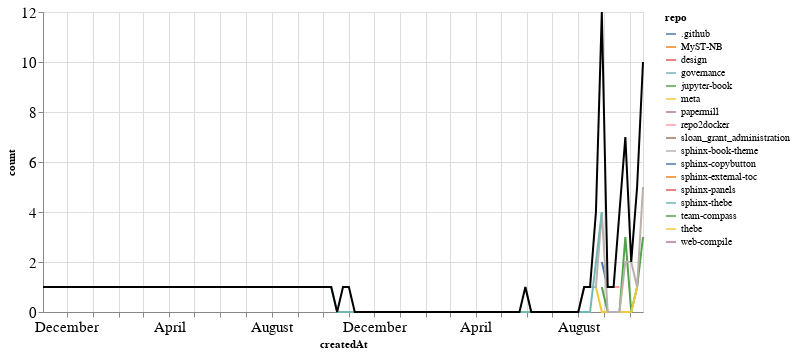

The code cell stored with this chart in its notebook:
### Markdown cell above
### PRs

### Code cell
prs_time = prs.groupby('repo').resample('W', on='createdAt').count()['author'].reset_index()
prs_time = prs_time.rename(columns={'author': 'count'})
prs_time_total = prs_time.groupby('createdAt').agg({"count": "sum"}).reset_index()

ch1 = alt.Chart(prs_time, width=600).mark_line().encode(
    x='createdAt',
    y='count',
    color='repo',
    tooltip="repo"
)

ch2 = alt.Chart(prs_time_total, width=600).mark_line(color="black").encode(
    x='createdAt',
    y='count',
)

ch1 + ch2

### Figure 1 — Vega-Lite specification as saved in the notebook (floating-point values rounded to 4 significant figures)
{"config": {"axisLeft": {"labelFontSize": 15}, "axisBottom": {"labelFontSize": 15}}, "layer": [{"data": {"name": "data-e084f6908e0edf66df238e21b381bb73"}, "mark": "line", "encoding": {"color": {"type": "nominal", "field": "repo"}, "tooltip": {"type": "nominal", "field": "repo"}, "x": {"type": "temporal", "field": "createdAt"}, "y": {"type": "quantitative", "field": "count"}}, "width": 600}, {"data": {"name": "data-8038bc462b9f31dacfcc30e4f915e721"}, "mark": {"type": "line", "color": "black"}, "encoding": {"x": {"type": "temporal", "field": "createdAt"}, "y": {"type": "quantitative", "field": "count"}}, "width": 600}], "$schema": "https://vega.github.io/schema/vega-lite/v4.8.1.json", "datasets": {"data-e084f6908e0edf66df238e21b381bb73": [{"repo": ".github", "createdAt": "2021-08-29T00:00:00", "count": 2}, {"repo": ".github", "createdAt": "2021-09-05T00:00:00", "count": 1}, {"repo": "MyST-NB", "createdAt": "2021-10-10T00:00:00", "count": 1}, {"repo": "design", "createdAt": "2019-11-03T00:00:00", "count": 1}, {"repo": "governance", "createdAt": "2021-09-19T00:00:00", "count": 2}, {"repo": "jupyter-book", "createdAt": "2021-08-29T00:00:00", "count": 1}, {"repo": "jupyter-book", "createdAt": "2021-09-05T00:00:00", "count": 0}, {"repo": "jupyter-book", "createdAt": "2021-09-12T00:00:00", "count": 0}, {"repo": "jupyter-book", "createdAt": "2021-09-19T00:00:00", "count": 0}, {"repo": "jupyter-book", "createdAt": "2021-09-26T00:00:00", "count": 3}, {"repo": "jupyter-book", "createdAt": "2021-10-03T00:00:00", "count": 0}, {"repo": "jupyter-book", "createdAt": "2021-10-10T00:00:00", "count": 1}, {"repo": "jupyter-book", "createdAt": "2021-10-17T00:00:00", "count": 3}, {"repo": "meta", "createdAt": "2021-08-22T00:00:00", "count": 1}, {"repo": "meta", "createdAt": "2021-08-29T00:00:00", "count": 0}, {"repo": "meta", "createdAt": "2021-09-05T00:00:00", "count": 0}, {"repo": "meta", "createdAt": "2021-09-12T00:00:00", "count": 0}, {"repo": "meta", "createdAt": "2021-09-19T00:00:00", "count": 0}, {"repo": "meta", "createdAt": "2021-09-26T00:00:00", "count": 0}, {"repo": "meta", "createdAt": "2021-10-03T00:00:00", "count": 0}, {"repo": "meta", "createdAt": "2021-10-10T00:00:00", "count": 1}, {"repo": "papermill", "createdAt": "2021-08-29T00:00:00", "count": 1}, {"repo": "repo2docker", "createdAt": "2021-09-12T00:00:00", "count": 1}, {"repo": "repo2docker", "createdAt": "2021-09-19T00:00:00", "count": 1}, {"repo": "sloan_grant_administration", "createdAt": "2021-10-10T00:00:00", "count": 1}, {"repo": "sphinx-book-theme", "createdAt": "2021-05-30T00:00:00", "count": 1}, {"repo": "sphinx-book-theme", "createdAt": "2021-06-06T00:00:00", "count": 0}, {"repo": "sphinx-book-theme", "createdAt": "2021-06-13T00:00:00", "count": 0}, {"repo": "sphinx-book-theme", "createdAt": "2021-06-20T00:00:00", "count": 0}, {"repo": "sphinx-book-theme", "createdAt": "2021-06-27T00:00:00", "count": 0}, {"repo": "sphinx-book-theme", "createdAt": "2021-07-04T00:00:00", "count": 0}, {"repo": "sphinx-book-theme", "createdAt": "2021-07-11T00:00:00", "count": 0}, {"repo": "sphinx-book-theme", "createdAt": "2021-07-18T00:00:00", "count": 0}, {"repo": "sphinx-book-theme", "createdAt": "2021-07-25T00:00:00", "count": 0}, {"repo": "sphinx-book-theme", "createdAt": "2021-08-01T00:00:00", "count": 0}, {"repo": "sphinx-book-theme", "createdAt": "2021-08-08T00:00:00", "count": 1}, {"repo": "sphinx-book-theme", "createdAt": "2021-08-15T00:00:00", "count": 1}, {"repo": "sphinx-book-theme", "createdAt": "2021-08-22T00:00:00", "count": 1}, {"repo": "sphinx-book-theme", "createdAt": "2021-08-29T00:00:00", "count": 4}, {"repo": "sphinx-book-theme", "createdAt": "2021-09-05T00:00:00", "count": 0}, {"repo": "sphinx-book-theme", "createdAt": "2021-09-12T00:00:00", "count": 0}, {"repo": "sphinx-book-theme", "createdAt": "2021-09-19T00:00:00", "count": 0}, {"repo": "sphinx-book-theme", "createdAt": "2021-09-26T00:00:00", "count": 2}, {"repo": "sphinx-book-theme", "createdAt": "2021-10-03T00:00:00", "count": 2}, {"repo": "sphinx-book-theme", "createdAt": "2021-10-10T00:00:00", "count": 1}, {"repo": "sphinx-book-theme", "createdAt": "2021-10-17T00:00:00", "count": 5}, {"repo": "sphinx-copybutton", "createdAt": "2021-10-17T00:00:00", "count": 2}, {"repo": "sphinx-external-toc", "createdAt": "2021-09-19T00:00:00", "count": 1}, {"repo": "sphinx-panels", "createdAt": "2020-10-25T00:00:00", "count": 1}, {"repo": "sphinx-thebe", "createdAt": "2020-10-11T00:00:00", "count": 1}, {"repo": "sphinx-thebe", "createdAt": "2020-10-18T00:00:00", "count": 0}, {"repo": "sphinx-thebe", "createdAt": "2020-10-25T00:00:00", "count": 0}, {"repo": "sphinx-thebe", "createdAt": "2020-11-01T00:00:00", "count": 0}, {"repo": "sphinx-thebe", "createdAt": "2020-11-08T00:00:00", "count": 0}, {"repo": "sphinx-thebe", "createdAt": "2020-11-15T00:00:00", "count": 0}, {"repo": "sphinx-thebe", "createdAt": "2020-11-22T00:00:00", "count": 0}, {"repo": "sphinx-thebe", "createdAt": "2020-11-29T00:00:00", "count": 0}, {"repo": "sphinx-thebe", "createdAt": "2020-12-06T00:00:00", "count": 0}, {"repo": "sphinx-thebe", "createdAt": "2020-12-13T00:00:00", "count": 0}, {"repo": "sphinx-thebe", "createdAt": "2020-12-20T00:00:00", "count": 0}, {"repo": "sphinx-thebe", "createdAt": "2020-12-27T00:00:00", "count": 0}, {"repo": "sphinx-thebe", "createdAt": "2021-01-03T00:00:00", "count": 0}, {"repo": "sphinx-thebe", "createdAt": "2021-01-10T00:00:00", "count": 0}, {"repo": "sphinx-thebe", "createdAt": "2021-01-17T00:00:00", "count": 0}, {"repo": "sphinx-thebe", "createdAt": "2021-01-24T00:00:00", "count": 0}, {"repo": "sphinx-thebe", "createdAt": "2021-01-31T00:00:00", "count": 0}, {"repo": "sphinx-thebe", "createdAt": "2021-02-07T00:00:00", "count": 0}, {"repo": "sphinx-thebe", "createdAt": "2021-02-14T00:00:00", "count": 0}, {"repo": "sphinx-thebe", "createdAt": "2021-02-21T00:00:00", "count": 0}, {"repo": "sphinx-thebe", "createdAt": "2021-02-28T00:00:00", "count": 0}, {"repo": "sphinx-thebe", "createdAt": "2021-03-07T00:00:00", "count": 0}, {"repo": "sphinx-thebe", "createdAt": "2021-03-14T00:00:00", "count": 0}, {"repo": "sphinx-thebe", "createdAt": "2021-03-21T00:00:00", "count": 0}, {"repo": "sphinx-thebe", "createdAt": "2021-03-28T00:00:00", "count": 0}, {"repo": "sphinx-thebe", "createdAt": "2021-04-04T00:00:00", "count": 0}, {"repo": "sphinx-thebe", "createdAt": "2021-04-11T00:00:00", "count": 0}, {"repo": "sphinx-thebe", "createdAt": "2021-04-18T00:00:00", "count": 0}, {"repo": "sphinx-thebe", "createdAt": "2021-04-25T00:00:00", "count": 0}, {"repo": "sphinx-thebe", "createdAt": "2021-05-02T00:00:00", "count": 0}, {"repo": "sphinx-thebe", "createdAt": "2021-05-09T00:00:00", "count": 0}, {"repo": "sphinx-thebe", "createdAt": "2021-05-16T00:00:00", "count": 0}, {"repo": "sphinx-thebe", "createdAt": "2021-05-23T00:00:00", "count": 0}, {"repo": "sphinx-thebe", "createdAt": "2021-05-30T00:00:00", "count": 0}, {"repo": "sphinx-thebe", "createdAt": "2021-06-06T00:00:00", "count": 0}, {"repo": "sphinx-thebe", "createdAt": "2021-06-13T00:00:00", "count": 0}, {"repo": "sphinx-thebe", "createdAt": "2021-06-20T00:00:00", "count": 0}, {"repo": "sphinx-thebe", "createdAt": "2021-06-27T00:00:00", "count": 0}, {"repo": "sphinx-thebe", "createdAt": "2021-07-04T00:00:00", "count": 0}, {"repo": "sphinx-thebe", "createdAt": "2021-07-11T00:00:00", "count": 0}, {"repo": "sphinx-thebe", "createdAt": "2021-07-18T00:00:00", "count": 0}, {"repo": "sphinx-thebe", "createdAt": "2021-07-25T00:00:00", "count": 0}, {"repo": "sphinx-thebe", "createdAt": "2021-08-01T00:00:00", "count": 0}, {"repo": "sphinx-thebe", "createdAt": "2021-08-08T00:00:00", "count": 0}, {"repo": "sphinx-thebe", "createdAt": "2021-08-15T00:00:00", "count": 0}, {"repo": "sphinx-thebe", "createdAt": "2021-08-22T00:00:00", "count": 2}, {"repo": "sphinx-thebe", "createdAt": "2021-08-29T00:00:00", "count": 4}, {"repo": "team-compass", "createdAt": "2021-09-26T00:00:00", "count": 1}, {"repo": "thebe", "createdAt": "2020-11-01T00:00:00", "count": 1}, {"repo": "web-compile", "createdAt": "2021-09-26T00:00:00", "count": 1}], "data-8038bc462b9f31dacfcc30e4f915e721": [{"createdAt": "2019-11-03T00:00:00", "count": 1}, {"createdAt": "2020-10-11T00:00:00", "count": 1}, {"createdAt": "2020-10-18T00:00:00", "count": 0}, {"createdAt": "2020-10-25T00:00:00", "count": 1}, {"createdAt": "2020-11-01T00:00:00", "count": 1}, {"createdAt": "2020-11-08T00:00:00", "count": 0}, {"createdAt": "2020-11-15T00:00:00", "count": 0}, {"createdAt": "2020-11-22T00:00:00", "count": 0}, {"createdAt": "2020-11-29T00:00:00", "count": 0}, {"createdAt": "2020-12-06T00:00:00", "count": 0}, {"createdAt": "2020-12-13T00:00:00", "count": 0}, {"createdAt": "2020-12-20T00:00:00", "count": 0}, {"createdAt": "2020-12-27T00:00:00", "count": 0}, {"createdAt": "2021-01-03T00:00:00", "count": 0}, {"createdAt": "2021-01-10T00:00:00", "count": 0}, {"createdAt": "2021-01-17T00:00:00", "count": 0}, {"createdAt": "2021-01-24T00:00:00", "count": 0}, {"createdAt": "2021-01-31T00:00:00", "count": 0}, {"createdAt": "2021-02-07T00:00:00", "count": 0}, {"createdAt": "2021-02-14T00:00:00", "count": 0}, {"createdAt": "2021-02-21T00:00:00", "count": 0}, {"createdAt": "2021-02-28T00:00:00", "count": 0}, {"createdAt": "2021-03-07T00:00:00", "count": 0}, {"createdAt": "2021-03-14T00:00:00", "count": 0}, {"createdAt": "2021-03-21T00:00:00", "count": 0}, {"createdAt": "2021-03-28T00:00:00", "count": 0}, {"createdAt": "2021-04-04T00:00:00", "count": 0}, {"createdAt": "2021-04-11T00:00:00", "count": 0}, {"createdAt": "2021-04-18T00:00:00", "count": 0}, {"createdAt": "2021-04-25T00:00:00", "count": 0}, {"createdAt": "2021-05-02T00:00:00", "count": 0}, {"createdAt": "2021-05-09T00:00:00", "count": 0}, {"createdAt": "2021-05-16T00:00:00", "count": 0}, {"createdAt": "2021-05-23T00:00:00", "count": 0}, {"createdAt": "2021-05-30T00:00:00", "count": 1}, {"createdAt": "2021-06-06T00:00:00", "count": 0}, {"createdAt": "2021-06-13T00:00:00", "count": 0}, {"createdAt": "2021-06-20T00:00:00", "count": 0}, {"createdAt": "2021-06-27T00:00:00", "count": 0}, {"createdAt": "2021-07-04T00:00:00", "count": 0}, {"createdAt": "2021-07-11T00:00:00", "count": 0}, {"createdAt": "2021-07-18T00:00:00", "count": 0}, {"createdAt": "2021-07-25T00:00:00", "count": 0}, {"createdAt": "2021-08-01T00:00:00", "count": 0}, {"createdAt": "2021-08-08T00:00:00", "count": 1}, {"createdAt": "2021-08-15T00:00:00", "count": 1}, {"createdAt": "2021-08-22T00:00:00", "count": 4}, {"createdAt": "2021-08-29T00:00:00", "count": 12}, {"createdAt": "2021-09-05T00:00:00", "count": 1}, {"createdAt": "2021-09-12T00:00:00", "count": 1}, {"createdAt": "2021-09-19T00:00:00", "count": 4}, {"createdAt": "2021-09-26T00:00:00", "count": 7}, {"createdAt": "2021-10-03T00:00:00", "count": 2}, {"createdAt": "2021-10-10T00:00:00", "count": 5}, {"createdAt": "2021-10-17T00:00:00", "count": 10}]}}
